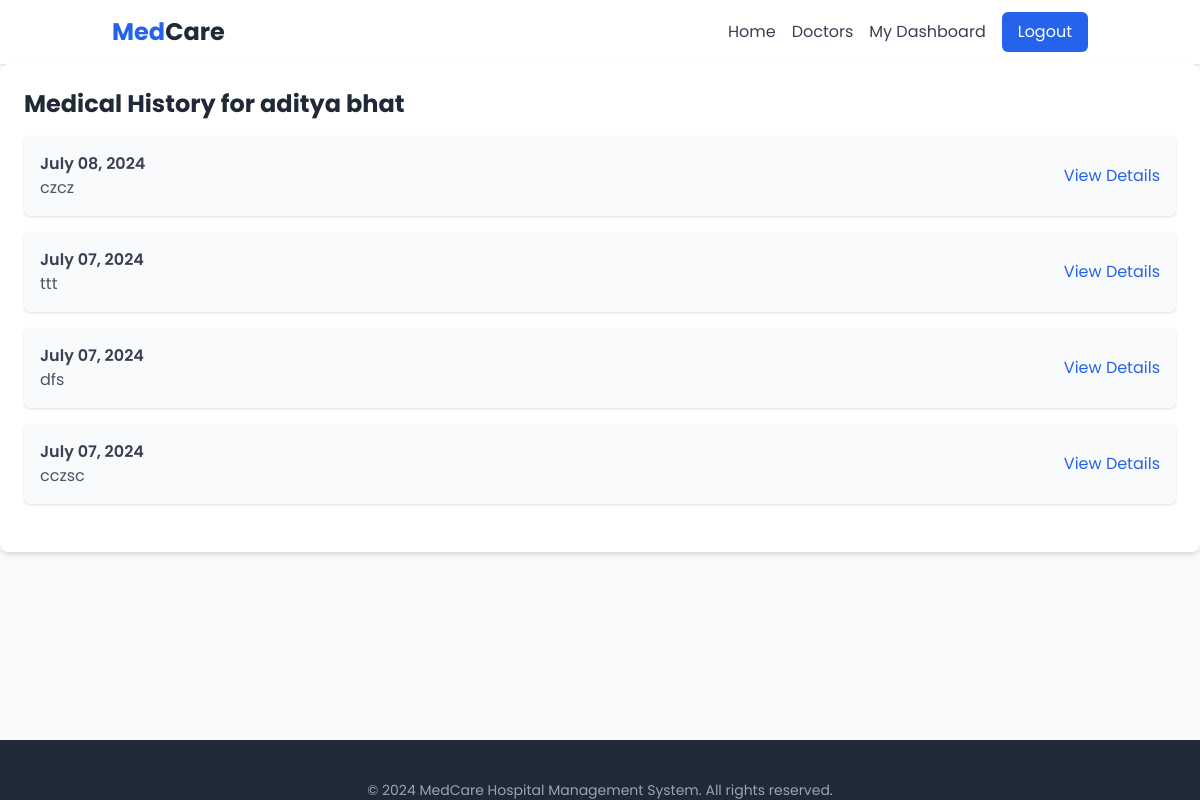
The app's page /patient/1/medical-history/ (signed in) with its own data.
### hms/models.py (models this page shows, shortened)
class Patient(models.Model):
    user = models.OneToOneField(User, on_delete=models.CASCADE)
    date_of_birth = models.DateField()
    address = models.TextField()
    phone_number = models.TextField(max_length=15)

class MedicalRecord(models.Model):
    patient = models.ForeignKey(Patient, on_delete=models.CASCADE)
    doctor = models.ForeignKey(Doctor, on_delete=models.CASCADE)
    date = models.DateField(default=timezone.now)
    diagnosis = models.TextField()
    prescription = models.TextField()

### hms/views.py (the view)
# urls.py: path('patient/<int:pk>/medical-history/',views.PatientMedicalHistoryView.as_view(), name='patient_medical_history'),
class PatientMedicalHistoryView(LoginRequiredMixin, ListView):
    model = MedicalRecord
    template_name = 'hms/patient_medical_history.html'
    context_object_name = 'records'
    def get_queryset(self):
        patient = get_object_or_404(Patient, pk=self.kwargs['pk'])
        if hasattr(self.request.user, 'doctor') or self.request.user == patient.user:
            return MedicalRecord.objects.filter(patient=patient).order_by('-date')
        return MedicalRecord.objects.none()
    def get_context_data(self, **kwargs):
        context = super().get_context_data(**kwargs)
        context['patient'] = get_object_or_404(Patient, pk=self.kwargs['pk'])
        return context

### templates/hms/patient_medical_history.html
{% extends 'hms/base.html' %}
{% block content %}
    <div class="bg-white shadow-md rounded-lg p-6">
        <h2 class="text-2xl font-bold mb-4 text-gray-800">Medical History for {{ patient.user.get_full_name }}</h2>
        <ul class="space-y-4 mb-6">
            {% for record in records %}
                <li class="bg-gray-50 p-4 rounded-md shadow">
                    <div class="flex justify-between items-center">
                        <div>
                            <span class="font-semibold text-gray-700">{{ record.date|date:"F d, Y" }}</span>
                            <p class="text-gray-600">{{ record.diagnosis }}</p>
                        </div>
                        <a href="{% url 'medical_record_detail' record.pk %}" class="text-blue-600 hover:text-blue-800 hover:underline">View Details</a>
                    </div>
                </li>
            {% empty %}
                <li class="text-gray-500 italic">No medical records found</li>
            {% endfor %}
        </ul>
    </div>
{% endblock %}

### templates/hms/base.html (style rules this page uses)
body { font-family: 'Poppins', sans-serif; }

### records on screen
Patient: user.get_full_name "aditya bhat"
MedicalRecord: date "July 08, 2024", diagnosis "czcz"
MedicalRecord: date "July 07, 2024", diagnosis "ttt"
MedicalRecord: date "July 07, 2024", diagnosis "dfs"
MedicalRecord: date "July 07, 2024", diagnosis "cczsc"
